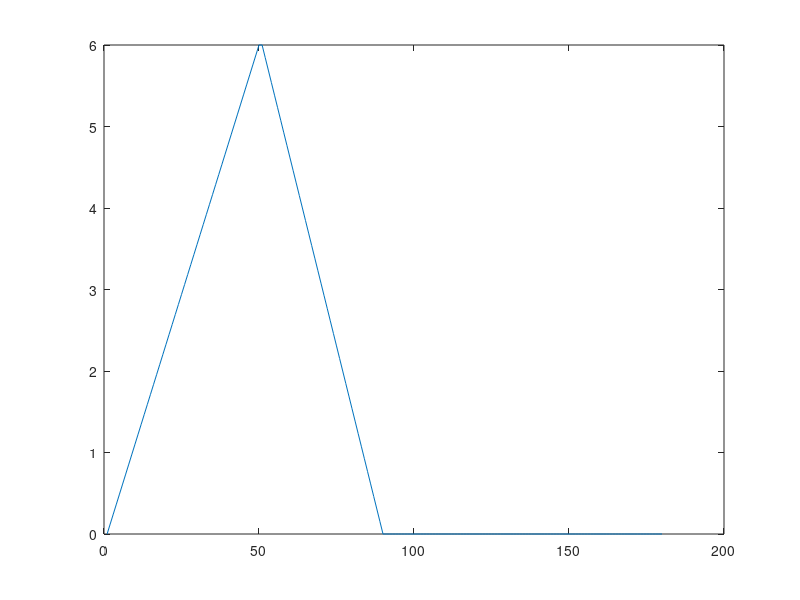

Reproduce this figure in MATLAB.
bpm=76.9;
T=60/bpm;
ecg = [];
t=1:50;                                             %for 0.050 seq
ecg=[ecg linspace(0,6,length(t))];
t=51:90;                                            %for 0.040 seq
ecg=[ecg linspace(6,0,length(t))];
t=91:90+90;                                         %for 0.090 seq
ecg=[ecg linspace(0,0,length(t))];
plot(ecg)